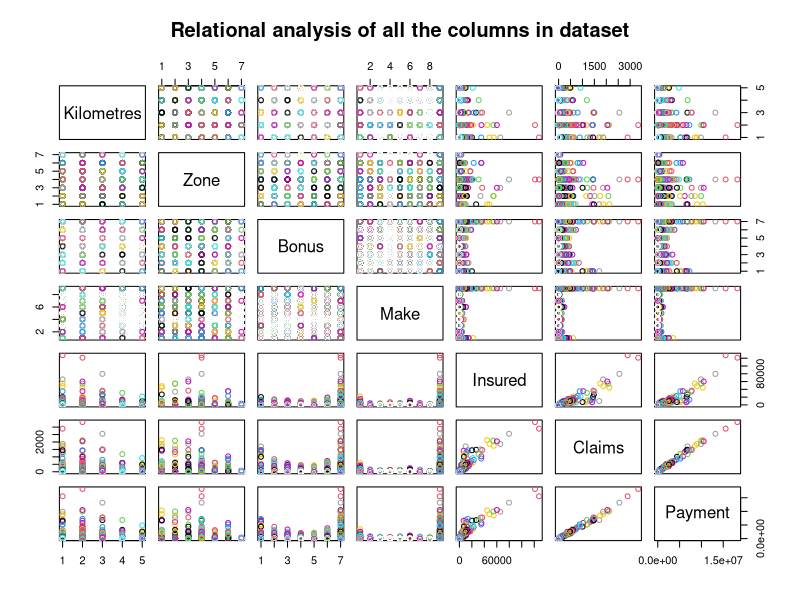
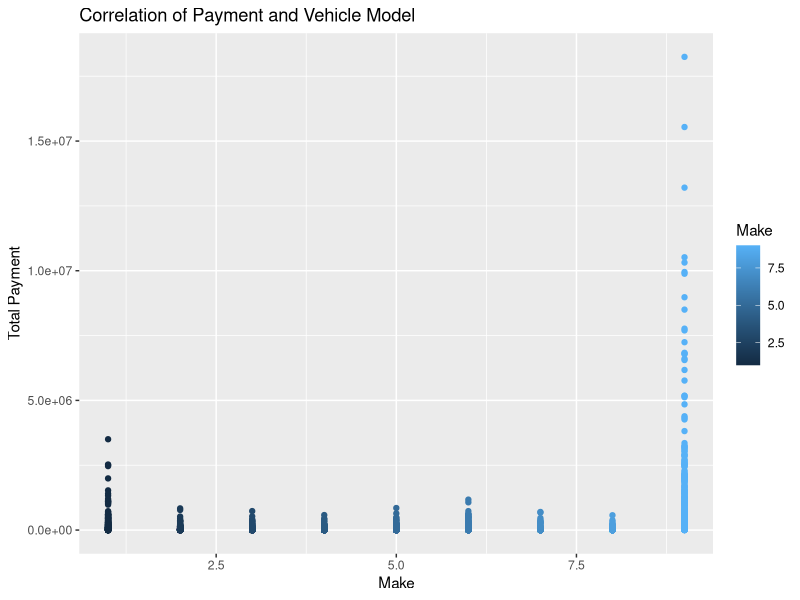
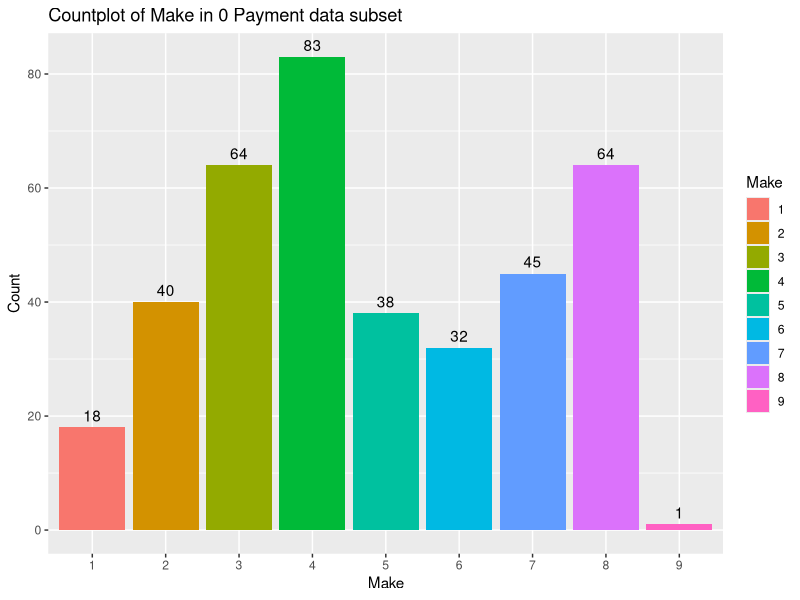
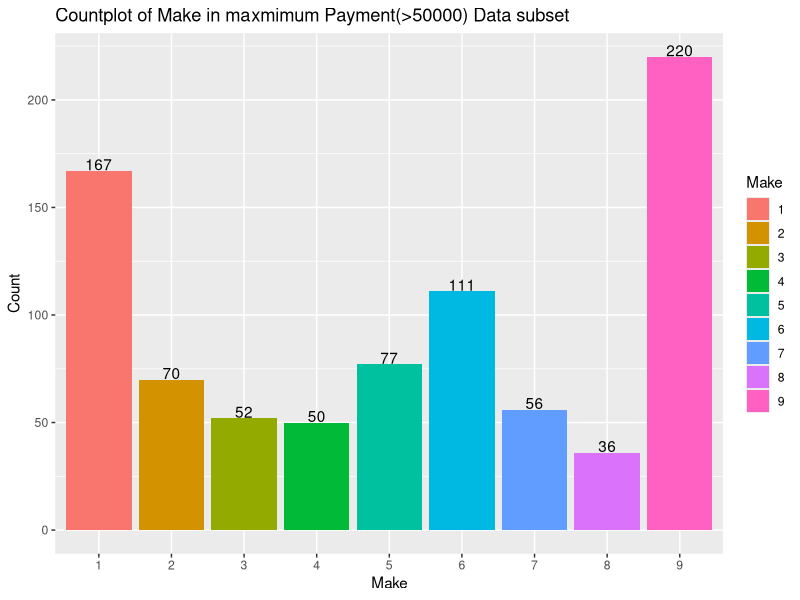
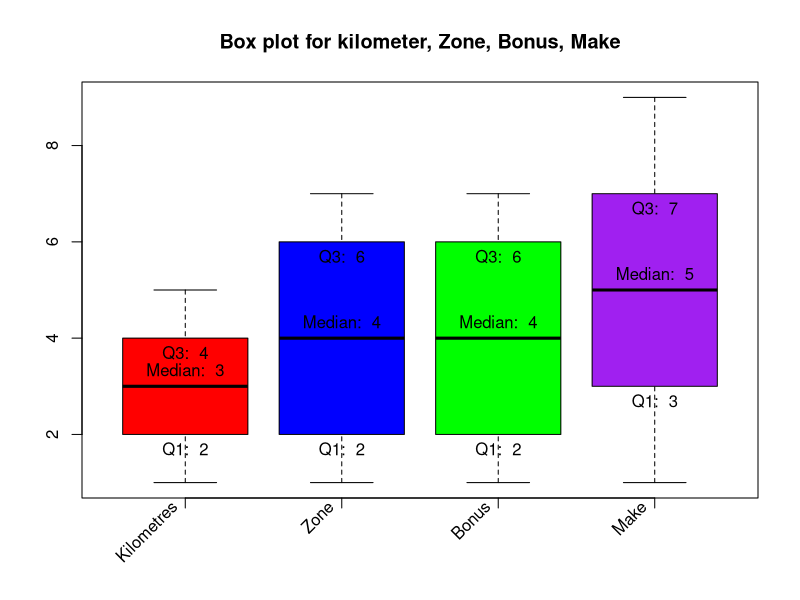
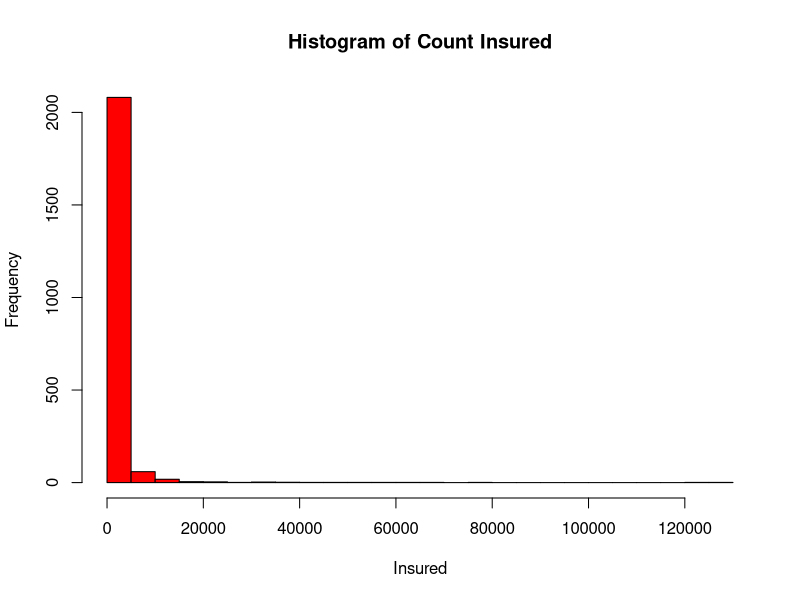
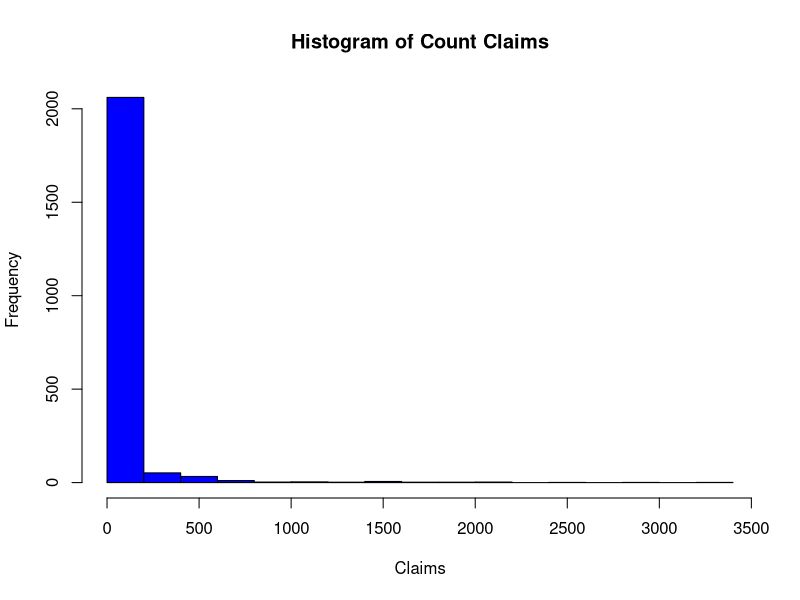
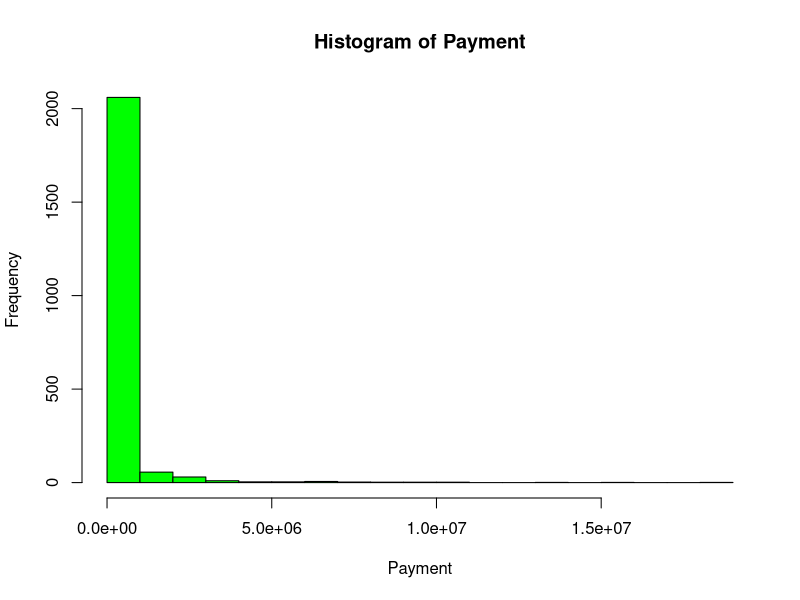

These charts were generated, in order, by the following R code:
#load the required libraries
library(readxl)
library(dplyr)
library(ggplot2)
library(tidyverse)
library(corrplot)

#load the Dataset
data_ds = read.csv('Insurance_factor_identification.csv')
#check the top 6 rows of dataset
head(data_ds)
#check the bottom 6 rows of dataset
tail(data_ds)
#check the type of of dataset ensure that it is a data.frame
class(data_ds)
#check the shape/dimension of the dataset
dim(data_ds)
#check the structure of the dataset and analyse the columns data type
str(data_ds)
#check allt he column names in there dataset
names_ds = names(data_ds)
names_ds
#check number of rows in the data set
print(nrow(data_ds))
rown=nrow(data_ds)
coln = ncol(data_ds)
#check number of columns in the dataset
print(ncol(data_ds))

#TASK 1
#The committee is interested to know each field of the data collected through 
#descriptive analysis to gain basic insights into the data set and
#to prepare for further analysis

#SOLUTION
#check if the dataset has any null values
print(is.na(data_ds))
total_null_value = sum(is.na(data_ds))
message=paste("number of null values in dataset is ",total_null_value)
cat(message)

summary(data_ds)

#so we have got 2182x7 data set which has information about
#kilometer traveled by the vehicle that year, Area or zone the the vehicle is registered to
#Bonus - how long its been since last claim
# make type of the vehicle, No of policy years insured 
# Claims made by the vehicle owner
# and the insurance paid by the insurance company


#to check a comparison plot between all the columns fo the dataset
pairs(data_ds, col = data_ds$Payment,
      main = "Relational analysis of all the columns in dataset")
#based on the pair plot result we can see that Payment is increasing when Claims and Insured amount is increasing
#Payment does not have much effect based on Kilometers driven, Zone, and bonus
#but another observation is - payment touches its maximum when Make is at maximum that is 9
ggplot(data_ds, aes(x=Make, y=Payment, col=Make))+
  labs(x="Make", y="Total Payment", title = "Correlation of Payment and Vehicle Model")+
  geom_point()
#This tells us that amongst all the make, the one represented by 9, causes a lot of claims and leads to maximum payment
#this gives me an idea that model type - 9 has some faulty component or perhaps poor build which causes more insurance claims
#let's also analyze which model is the best one with maximum number of 0 insurance claims
data_no_claim = data_ds[data_ds$Payment==0,]
data_no_claim$Make <- factor(data_no_claim$Make)
ggplot(data_no_claim, aes(x=Make, fill=Make))+
  geom_bar()+
  labs(x="Make", y="Count")+
  geom_text(stat = 'count', aes(label = ..count..), vjust = -0.5)+
  ggtitle("Countplot of Make in 0 Payment data subset")

#Let's do the same analysis for Maximum number of insurance claims for each make type
data_max_claims = data_ds[data_ds$Payment >=50000,]
data_max_claims$Make <- factor(data_max_claims$Make)
ggplot(data_max_claims, aes(x=Make, fill=Make))+
  geom_bar()+
  labs(x="Make", y="Count")+
  geom_text(stat = "Count", aes(label = ..count..), vjust=-0.05)+
  ggtitle("Countplot of Make in maxmimum Payment(>50000) Data subset")

#Lets try to visualize it individually

#first i want to check if there are outliers in Kilometer, Zone and Bonus using boxplot
title = "Box plot for kilometer, Zone, Bonus, Make"
boxplot_colors <- c("red", "blue", "green", "purple")
boxplot_labels <- names(data_ds)
boxplot(data_ds$Kilometres, data_ds$Zone, data_ds$Bonus, data_ds$Make, main=title, col = boxplot_colors)
medians <- sapply(list(data_ds$Kilometres, data_ds$Zone, data_ds$Bonus, data_ds$Make),
                  function(x) quantile(x, c(0.25, 0.5, 0.75)))
# Add text labels for median, Q1, and Q3
text(x = 1:4, y = medians["50%", ], labels = paste("Median: ", round(medians["50%", ], 2)), pos = 3)
text(x = 1:4, y = medians["25%", ], labels = paste("Q1: ", round(medians["25%", ], 2)), pos = 1)
text(x = 1:4, y = medians["75%", ], labels = paste("Q3: ", round(medians["75%", ], 2)), pos = 1)

for (i in 1:4) {
  text(x = i, y = par("usr")[3] - 0.15, labels = boxplot_labels[i], srt = 45, pos = 2, xpd = TRUE)
}
#Analysis of data based on box plot
# Observation1 - There are no outliers in all 4 columns Kilometer, Zone, Bonus and Make
# Observation2 - Data is normally distributed because median is at the center of all 4 boxes, 
#its symmetrical, so no skewness
# Observation3 - Kilometers has a shorter spread or IQR spread and Make has largest spread as compared to others


#Lets plot the histogram for numerical data Insured and Claims

hist(data_ds$Insured ,col='red',main="Histogram of Count Insured", breaks=20, xlab= "Insured")
hist(data_ds$Claims,col='blue',breaks=20, main="Histogram of Count Claims", xlab="Claims")
hist(data_ds$Payment, col = 'green',breaks=20, main="Histogram of Payment", xlab = "Payment")

#just to be sure let's plot the density of Insurance, Claims and payment

plot(density(data_ds$Insured), col = 'red',main = "Density Plot of Insured", xlab= "Insured")
plot(density(data_ds$Claims), col = 'blue',main = "Density Plot of Claims", xlab="Claims")
plot(density(data_ds$Payment), col = 'green', main = "Density plot of Payment",xlab = "Payment" )
#as a result we see that the Insured, Claims and Payment have similar Distribution 

#lets study the top 3 and bottom 3 based on Insured, Claims and Payment
#sort the dataset based on Insured amount and check top 3
sort_Insured = data_ds[order(data_ds$Insured),]
tail(sort_Insured, 3)   
head(sort_Insured,3)
#sort the dataset based on Claims and check top 3
sort_Claims = data_ds[order(data_ds$Claims),]
tail(sort_Claims, 3)
head(sort_Claims,3)
#sort the dataset based on Payment  and check top 3
sort_payment = data_ds[order(data_ds$Payment),]
tail(sort_payment, 3)
head(sort_payment, 3)

#Based on the results it is interesting to see that the top 
#3 Payment is also Top 3 Insured and top 3 Claims
#Bottom 3 payments is also bottom 3 claims but interestingly not the same bottom 3 insured

#moving on to our next task - TASK2
#The total value of payment by an insurance company is an important factor to be monitored.
#So the committee has decided to find whether this payment is related to the
#number of claims and the number of insured policy years. 
#They also want to visualize the results for better understanding. 
#to understand if the "Payment" is related to to the "Claims" and insured policy years "Insured" 
# above based on density plot and histogram we saw that our data is skewed for Insured, Claims and Payement

#dim(data_ds)
#data_ds <- data_ds[data_ds$Insured <= 6000, ] #remove all rows which has insured more than 6000 to remove skewness
#dim(data_ds)

#SOLUTION
#we should first calculate the correlation between the dependent and independent variables
#for visualization we can plot it as scatter plot 

sprintf("The correlation of Distance and payment is: %.3f",cor(data_ds$Kilometres, data_ds$Payment))
sprintf("The correlation of Zone and PAyment is: %.3f",cor(data_ds$Zone, data_ds$Payment))
sprintf("The correlation of Bonus with Payment is: %.3f",cor(data_ds$Bonus, data_ds$Payment))
sprintf("The correlation of Make with Payment is: %.3f",cor(data_ds$Make, data_ds$Payment))
sprintf("The correlation of Insured vs Payment is: %.3f",cor(data_ds$Insured, data_ds$Payment))
sprintf("The correlation of Claims Vs Payment is %.3f",cor(data_ds$Claims, data_ds$Payment))

#based on the outcome we can see that Distance and Zone has negative correlation that too is very negligible
#Bonus and Make has positive correlation but that too very feeble
#there is significant positive correlation between Insured policy year and Payment also Claims and Payment

#plot the correlation (scatter plot - using geom_point) between Insured years and Payment
ggplot(data_ds, aes(x=Insured, y=Payment, col = Insured))+
  labs(x="insured years", y="Total Payment", title="correlation of payment and insured years")+
  geom_point()
#plot the correlation between Claims and Payment using Scatter plot
ggplot(data_ds, aes(x=Claims, y=Payment, col=Claims))+
  labs(x="Number of Claims", y="Total Payment", title = "Correlation of Payment and No pf claims")+
  geom_point()

#the scatter plot depicts that we have a very strong dependency of payment
#on Insured years and Number of claims


#moving on to next task - TASK3
#The committee wants to figure out the reasons for insurance payment increase and decrease.
#So they have decided to find whether distance, location, bonus, make, 
#and insured amount or claims are affecting the payment or all or some of these are affecting it. 

#SOLUTION
#to understand the impact of any of these variables on payment we should do a multivariate analysis
#first let's build a model only for KM, Zone, Bonus and MAke, we know this has very less correlation
# just for understanding purpose , let's see how these variables impact payment
regression_payment<-lm(Payment~Kilometres+Zone+Bonus+Make,data=data_ds)
summary(regression_payment)
#output
#Residual standard error: 966700 on 2177 degrees of freedom
#Multiple R-squared:  0.09871,	Adjusted R-squared:  0.09705 
#F-statistic: 59.61 on 4 and 2177 DF,  p-value: < 2.2e-16

#studying the outcome
#A high residual standard error indicates that the model's predictions is not very close to actual values.
#R-square of 9.87 tells us that KM, Zone, Bonus and Make all together only account for 9.87% variation in payment
# Adjusted R-Square of 9.70% tell us that these 4 variables do not give good explanation for the variation in Payment
# F score of 59.61 with 4 and 2177 degree of freedom tells us that the model is statistically significant
# F score is high which tells us that model's prediction ability is not very good 
# very small p-value indicates that at the minimum one of the variable has significant affect on Payment

#now we see that when we built a model excluding the main correlated variable (with Payment), the model's prediction is not very good
#however we can also see that model tells us that there is some unknown factor which is impacting the "payment"
# it is very much possible that "Insured" and "Claims" are those factors

#let's build another model with insured and claims'
reg_model = lm(Payment~Insured+Claims+Kilometres+Zone+Bonus+Make, data= data_ds)
summary(reg_model)

# Studying the outcome
#Residual standard error: 70830 on 2175 degrees of freedom
#Multiple R-squared:  0.9952,	Adjusted R-squared:  0.9952 
#F-statistic: 7.462e+04 on 6 and 2175 DF,  p-value: < 2.2e-16

#with this model we see that we have 99.51% of r-squared and same Adjusted R-Squared value
# so our model is able to explain the variation in Payment very well
# a lower value of F-score with degree of freedom as 6 and 2175 model is statistically significant and 
#model's prediction ability is very good


#moving on to next task - TASK4
#The insurance company is planning to establish a new branch office,
#so they are interested to find at what location, kilometre, and bonus level their 
#insured amount, claims, and payment gets increased. (Hint: Aggregate Dataset) 

#SOLUTION
#To achieve this we need to aggregate our dataset for Insured, claims and Payment
#So we create another dataset which has a column for aggregated/binded value of insured, claims and payment along with other variables

aggregate_data = aggregate(cbind(Insured, Claims, Payment)~Kilometres+Zone+Bonus, data=data_ds, FUN=mean)
ggplot(aggregate_data, aes(x=Kilometres, y=Payment))+
  geom_point(aes(color=Zone, size=Bonus))+
  #geom_text( aes(label = Zone), hjust=2)+
  geom_text(aes(label = Zone), hjust = -1, vjust = 0.5, position = position_nudge(x = -0.1)) +
  geom_text(aes(label = Bonus), hjust = 2, vjust = 0.5, position = position_nudge(x = 0.1)) +
  labs(title="Payment vs. Kilometer by Location and Bonus", x = "Kilometer", y = "Payment")

#Plot Analysis
#with the given outcome we can see that:
# Kilometer - at kilometer value 5 i.e. more than 25000km driven vehicles have lowest payment, followed by 4
# Zone - At zone 7 the payment is lowest followed by 6 and 5, and Zone 4 payment is maximum
# Bonus - At Bonus 7 the payment is lowest followed by 6 and 5, and Bonus 7 payment is maximum

#let's start with next task - Task5
#The committee wants to understand what affects their claim rates
#so as to decide the right premiums for a certain set of situations.
#Hence, they need to find whether the insured amount, zone, kilometre,
#bonus, or make affects the claim rates and to what extent. 

#SOLUTION
#Since Claim is a count type of variable
#for us to determine the whether Kilometre, bonus, Make and insured affects the claim
# we need to use regreesion algorithm
#To my knowledge the most suitable one for count type of data is "Poisson Regression"
#so let's build poisson regression model

pois_model = glm(Claims~Kilometres+Zone+Bonus+Make+Insured, data= data_ds, family=poisson)
summary(pois_model)
#Outcome 
#Coefficients:
#             Estimate Std. Error     z value    Pr(>|z|)    
#(Intercept)  2.656e+00    1.638e-02  162.17   <2e-16 ***
#  Kilometres  -2.692e-01  2.415e-03 -111.47   <2e-16 ***
#  Zone        -2.516e-01  1.744e-03 -144.27   <2e-16 ***
#  Bonus        7.856e-02  1.656e-03   47.46   <2e-16 ***
#  Make         3.765e-01  1.659e-03  226.95   <2e-16 ***
#  Insured      2.837e-05  9.527e-08  297.82   <2e-16 ***

#Outcome Study
# Kilometres: For unit increase in "Kilometres," the log of the expected claims decreases by 0.2692. -> -ve affect
# Zone: for unit increase in Zone, the log of the claims decreased by 0.2516 -> -ve affect
# Bonus:  for unit increase in bonus, the log of claims increases by 0.0786-> +ve but low affect
# Make: For unit increase in make, the log of claims increases by 0.3765 -> +ve and medium affect
# Insured: For unit increase in Insured, the log of claims increased by  0.00002837 -> +ve but extremely low affect

#Conclusion: "Kilometres" has low -ve affect on Claims, 
# "Make" has Medium +ve affect on Claims

plot(pois_model)


 



